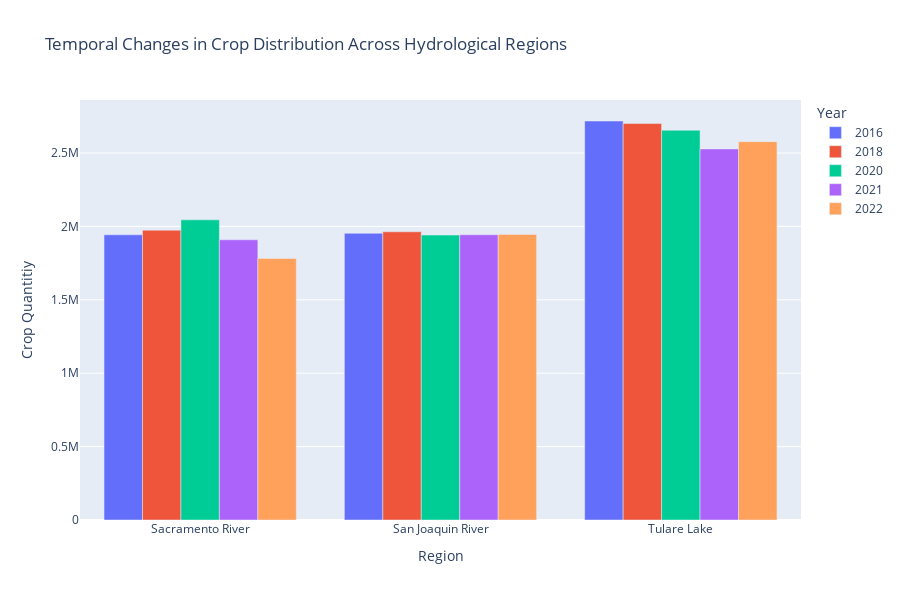

This figure's notebook cell:
### Code cell
meta_df_crops_selected = meta_df_crops.loc[meta_df_crops['Region'].isin(['Tulare Lake', 'San Joaquin River', 'Sacramento River'])]
regional_sum = meta_df_crops_selected.groupby(['Region','Year'])['value'].sum()
regional_sum = regional_sum.reset_index()
regional_sum_pivot = regional_sum.pivot_table(index='Year', columns=['Region'], values='value',dropna=False) 

df = regional_sum_pivot.T
fig = px.bar(df, x=df.index, y=df.columns, title="Temporal Changes in Crop Distribution Across Hydrological Regions", labels={'index': 'Hydrological Region', 'value': 'Crop Quantitiy'}, height=600,barmode='group')
fig.show()

### Figure 1 — Plotly figure (JSON) as saved in the notebook; plotly's stock layout.template omitted (floating-point values rounded to 4 significant figures)
{"data": [{"alignmentgroup": "True", "hovertemplate": "Year=2016<br>Region=%{x}<br>Crop Quantitiy=%{y}<extra></extra>", "legendgroup": "2016", "marker": {"color": "#636efa", "pattern": {"shape": ""}}, "name": "2016", "offsetgroup": "2016", "orientation": "v", "showlegend": true, "textposition": "auto", "type": "bar", "x": ["Sacramento River", "San Joaquin River", "Tulare Lake"], "xaxis": "x", "y": [1943000.0, 1953000.0, 2718000.0], "yaxis": "y"}, {"alignmentgroup": "True", "hovertemplate": "Year=2018<br>Region=%{x}<br>Crop Quantitiy=%{y}<extra></extra>", "legendgroup": "2018", "marker": {"color": "#EF553B", "pattern": {"shape": ""}}, "name": "2018", "offsetgroup": "2018", "orientation": "v", "showlegend": true, "textposition": "auto", "type": "bar", "x": ["Sacramento River", "San Joaquin River", "Tulare Lake"], "xaxis": "x", "y": [1974000.0, 1963000.0, 2701000.0], "yaxis": "y"}, {"alignmentgroup": "True", "hovertemplate": "Year=2020<br>Region=%{x}<br>Crop Quantitiy=%{y}<extra></extra>", "legendgroup": "2020", "marker": {"color": "#00cc96", "pattern": {"shape": ""}}, "name": "2020", "offsetgroup": "2020", "orientation": "v", "showlegend": true, "textposition": "auto", "type": "bar", "x": ["Sacramento River", "San Joaquin River", "Tulare Lake"], "xaxis": "x", "y": [2045000.0, 1941000.0, 2655000.0], "yaxis": "y"}, {"alignmentgroup": "True", "hovertemplate": "Year=2021<br>Region=%{x}<br>Crop Quantitiy=%{y}<extra></extra>", "legendgroup": "2021", "marker": {"color": "#ab63fa", "pattern": {"shape": ""}}, "name": "2021", "offsetgroup": "2021", "orientation": "v", "showlegend": true, "textposition": "auto", "type": "bar", "x": ["Sacramento River", "San Joaquin River", "Tulare Lake"], "xaxis": "x", "y": [1909000.0, 1943000.0, 2528000.0], "yaxis": "y"}, {"alignmentgroup": "True", "hovertemplate": "Year=2022<br>Region=%{x}<br>Crop Quantitiy=%{y}<extra></extra>", "legendgroup": "2022", "marker": {"color": "#FFA15A", "pattern": {"shape": ""}}, "name": "2022", "offsetgroup": "2022", "orientation": "v", "showlegend": true, "textposition": "auto", "type": "bar", "x": ["Sacramento River", "San Joaquin River", "Tulare Lake"], "xaxis": "x", "y": [1781000.0, 1945000.0, 2577000.0], "yaxis": "y"}], "layout": {"barmode": "group", "height": 600, "legend": {"title": {"text": "Year"}, "tracegroupgap": 0}, "title": {"text": "Temporal Changes in Crop Distribution Across Hydrological Regions"}, "xaxis": {"anchor": "y", "domain": [0, 1], "title": {"text": "Region"}}, "yaxis": {"anchor": "x", "domain": [0, 1], "title": {"text": "Crop Quantitiy"}}}}
